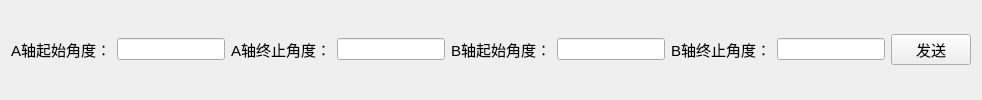
      <widget class="QWidget" name="tab_2">
       <attribute name="title">
        <string>Tab 2</string>
       </attribute>
       <layout class="QGridLayout" name="gridLayout_24">
        <item row="0" column="0">
         <widget class="QLabel" name="label_13">
          <property name="sizePolicy">
           <sizepolicy hsizetype="Fixed" vsizetype="Preferred">
            <horstretch>0</horstretch>
            <verstretch>0</verstretch>
           </sizepolicy>
          </property>
          <property name="font">
           <font>
            <pointsize>11</pointsize>
           </font>
          </property>
          <property name="text">
           <string>A轴起始角度：</string>
          </property>
         </widget>
        </item>
        <item row="0" column="1">
         <widget class="QLineEdit" name="lineEdit_9">
          <property name="sizePolicy">
           <sizepolicy hsizetype="Fixed" vsizetype="Fixed">
            <horstretch>0</horstretch>
            <verstretch>0</verstretch>
           </sizepolicy>
          </property>
         </widget>
        </item>
        <item row="0" column="2">
         <widget class="QLabel" name="label_14">
          <property name="sizePolicy">
           <sizepolicy hsizetype="Fixed" vsizetype="Preferred">
            <horstretch>0</horstretch>
            <verstretch>0</verstretch>
           </sizepolicy>
          </property>
          <property name="font">
           <font>
            <pointsize>11</pointsize>
           </font>
          </property>
          <property name="text">
           <string>A轴终止角度：</string>
          </property>
         </widget>
        </item>
        <item row="0" column="3">
         <widget class="QLineEdit" name="lineEdit_10">
          <property name="sizePolicy">
           <sizepolicy hsizetype="Fixed" vsizetype="Fixed">
            <horstretch>0</horstretch>
            <verstretch>0</verstretch>
           </sizepolicy>
          </property>
         </widget>
        </item>
        <item row="0" column="4">
         <widget class="QLabel" name="label_16">
          <property name="sizePolicy">
           <sizepolicy hsizetype="Fixed" vsizetype="Preferred">
            <horstretch>0</horstretch>
            <verstretch>0</verstretch>
           </sizepolicy>
          </property>
          <property name="font">
           <font>
            <pointsize>11</pointsize>
           </font>
          </property>
          <property name="text">
           <string>B轴起始角度：</string>
          </property>
         </widget>
        </item>
        <item row="0" column="5">
         <widget class="QLineEdit" name="lineEdit_11">
          <property name="sizePolicy">
           <sizepolicy hsizetype="Fixed" vsizetype="Fixed">
            <horstretch>0</horstretch>
            <verstretch>0</verstretch>
           </sizepolicy>
          </property>
         </widget>
        </item>
        <item row="0" column="6">
         <widget class="QLabel" name="label_15">
          <property name="sizePolicy">
           <sizepolicy hsizetype="Fixed" vsizetype="Preferred">
            <horstretch>0</horstretch>
            <verstretch>0</verstretch>
           </sizepolicy>
          </property>
          <property name="font">
           <font>
            <pointsize>11</pointsize>
           </font>
          </property>
          <property name="text">
           <string>B轴终止角度：</string>
          </property>
         </widget>
        </item>
        <item row="0" column="7">
         <widget class="QLineEdit" name="lineEdit_12">
          <property name="sizePolicy">
           <sizepolicy hsizetype="Fixed" vsizetype="Fixed">
            <horstretch>0</horstretch>
            <verstretch>0</verstretch>
           </sizepolicy>
          </property>
         </widget>
        </item>
        <item row="0" column="8">
         <widget class="QPushButton" name="pushButton_8">
          <property name="sizePolicy">
           <sizepolicy hsizetype="Fixed" vsizetype="Fixed">
            <horstretch>0</horstretch>
            <verstretch>0</verstretch>
           </sizepolicy>
          </property>
          <property name="font">
           <font>
            <pointsize>11</pointsize>
           </font>
          </property>
          <property name="text">
           <string>发送</string>
          </property>
         </widget>
        </item>
       </layout>
      </widget>
